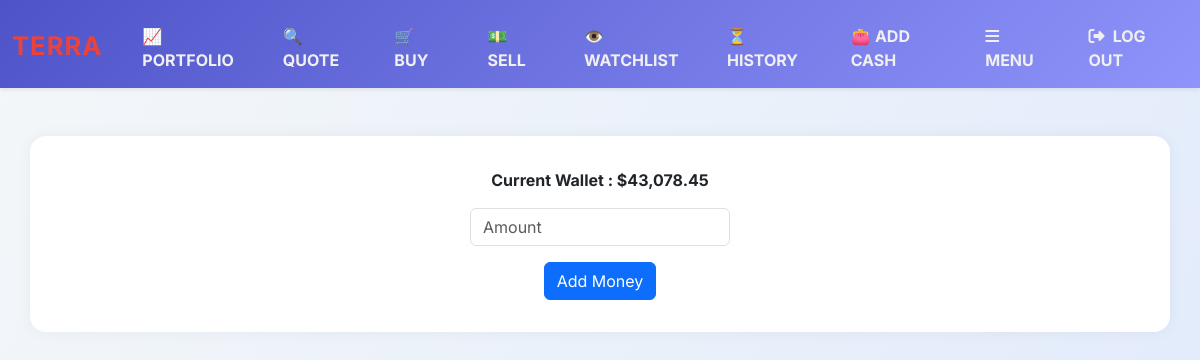
The app's page /wallet_nasdaq (signed in), older data.
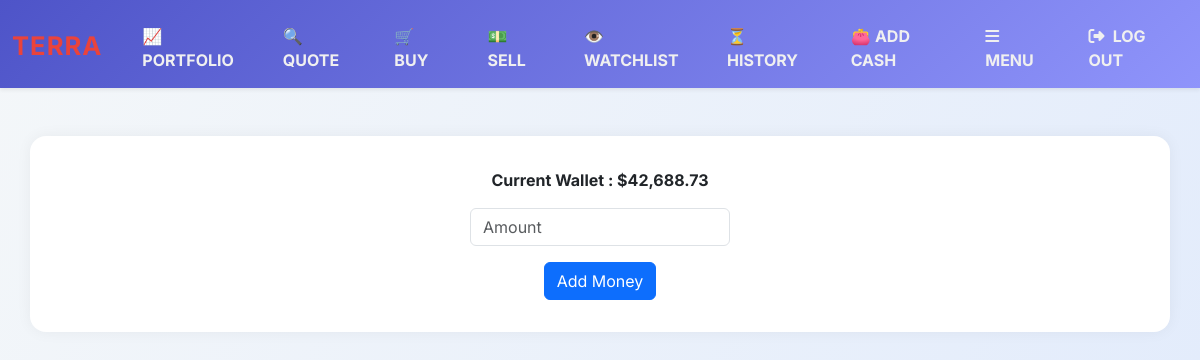
The same page, newer data.
### tables this page shows
CREATE TABLE users (id INTEGER PRIMARY KEY AUTOINCREMENT NOT NULL, username TEXT NOT NULL, hash TEXT NOT NULL, cash NUMERIC NOT NULL DEFAULT 10000.00, nasdaq_cash NUMERIC NOT NULL DEFAULT 10000.00, crypto_cash NUMERIC NOT NULL DEFAULT 10000.00, created_at DATETIME NOT NULL, angel_cash NUMERIC NOT NULL DEFAULT 10000.00);

### app.py (the view, shortened to what this page needs)
@app.route("/wallet_nasdaq", methods=["GET", "POST"])
@login_required
def wallet_nasdaq():
    wallet = users_db.execute("SELECT nasdaq_cash FROM users WHERE id = ?", session["user_id"])
    current_balance = wallet[0]["nasdaq_cash"]
    return render_template("wallet_nasdaq.html", current_balance = current_balance)

### app.py (called while the page is built)
@app.after_request
def after_request(response):
    response.headers["Cache-Control"] = "no-cache, no-store, must-revalidate"
    response.headers["Expires"] = 0
    response.headers["Pragma"] = "no-cache"
    return response

### helpers.py (called while the page is built)
def login_required(f):
    @wraps(f)
    def decorated_function(*args, **kwargs):
        if session.get("user_id") is None:
            return redirect("/login")
        return f(*args, **kwargs)
    return decorated_function

def usd_nasdaq(value):
    if value is None:
        return f"Error getting value"
    return f"${value:,.2f}"

### templates/wallet_nasdaq.html (shortened to what this page needs)
{% extends "layout_nasdaq.html" %}
{% block main %}
    <p><strong>Current Wallet : {{ current_balance | usd_nasdaq }}</strong></p>
    <form action="/wallet_nasdaq" method="POST">
        <input class="form-control mx-auto w-auto" autocomplete ="off"  autofocus type = "number" name = "amount" placeholder = "Amount" required>
        <button class="btn btn-primary" type ="submit">Add Money</button>
    </form>
{% endblock %}

### templates/layout_nasdaq.html (shortened to what this page needs)
<!DOCTYPE html>
<!DOCTYPE html>
<html lang="en">
<head>
    <link href="https://cdn.jsdelivr.net/npm/bootstrap@5.3.3/dist/css/bootstrap.min.css" rel="stylesheet">
    <link href="https://cdnjs.cloudflare.com/ajax/libs/font-awesome/6.5.0/css/all.min.css" rel="stylesheet">
    <link href="/static/styles.css" rel="stylesheet">
</head>
<body>
    <nav class="navbar navbar-expand-md navbar-dark shadow-sm">
        <div class="container-fluid">
            <a class="navbar-brand" href="/nasdaq"><span class="red">TERRA</span></a>
            <div class="collapse navbar-collapse" id="navbar">
                {% if session["user_id"] %}
                <ul class="navbar-nav me-auto mt-2">
                    <li class="nav-item mx-3"><a class="nav-link" href="/coin">📈 <strong>PORTFOLIO</strong></a></li>
                    <li class="nav-item mx-3"><a class="nav-link" href="/quote_coin">🔍 <strong>QUOTE</strong></a></li>
                    <li class="nav-item mx-3"><a class="nav-link" href="/buy_coin">🛒 <strong>BUY</strong></a></li>
                    <li class="nav-item mx-3"><a class="nav-link" href="/sell_coin">💵 <strong>SELL</strong></a></li>
                    <li class="nav-item mx-3"><a class="nav-link" href="/watchlist_coin">👁️ <strong>WATCHLIST</strong></a></li>
                    <li class="nav-item mx-3"><a class="nav-link" href="/history_coin">⏳ <strong>HISTORY</strong></a></li>
                    <li class="nav-item mx-3"><a class="nav-link" href="/wallet_coin">👛 <strong>ADD CASH</strong></a></li>
                </ul>
                    <ul class="navbar-nav ms-auto mt-2">
                        <li class="nav-item mx-3"><a class="nav-link" href="/"><i class="fas fa-bars me-1"></i> <strong>MENU</strong></a></li>
                        <li class="nav-item mx-3"><a class="nav-link" href="/logout"><i class="fas fa-sign-out-alt me-1"></i> <strong>LOG OUT </strong></a></li>
                    </ul>
                {% endif %}
            </div>
        </div>
    </nav>
    <main class="container my-5 text-center">
        {% block main %}{% endblock %}
    </main>
</body>
</html>

### static/styles.css (style rules this page uses)
nav .navbar-brand { font-size: xx-large; }
nav .navbar-brand .red { color: #ea433b; }

### templates/layout_nasdaq.html (style rules this page uses)
body { font-family: 'Inter', sans-serif; background: linear-gradient(120deg, #f4f7f9, #e0eafc); min-height: 100vh; }
nav.navbar { background: linear-gradient(135deg, #4e54c8, #8f94fb); }
.navbar-brand span { color: #fff; font-size: 1.6rem; font-weight: bold; letter-spacing: 1px; }
.nav-link { color: #f0f0f0 !important; font-weight: 500; }
main.container { background: #ffffff; padding: 2rem; border-radius: 1rem; box-shadow: 0 0 15px rgba(0, 0, 0, 0.05); }

Row changes from the older to the newer data that the page shows:
changed users: nasdaq_cash "$43,078.45" → "$42,688.73"
